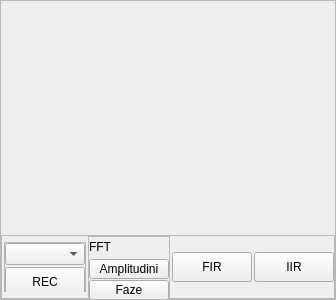
               <widget class="QFrame" name="frame_channel1">
                <property name="minimumSize">
                 <size>
                  <width>0</width>
                  <height>300</height>
                 </size>
                </property>
                <property name="maximumSize">
                 <size>
                  <width>16777215</width>
                  <height>300</height>
                 </size>
                </property>
                <property name="frameShape">
                 <enum>QFrame::StyledPanel</enum>
                </property>
                <property name="frameShadow">
                 <enum>QFrame::Raised</enum>
                </property>
                <layout class="QVBoxLayout" name="verticalLayout_46">
                 <property name="spacing">
                  <number>0</number>
                 </property>
                 <property name="leftMargin">
                  <number>0</number>
                 </property>
                 <property name="topMargin">
                  <number>0</number>
                 </property>
                 <property name="rightMargin">
                  <number>0</number>
                 </property>
                 <property name="bottomMargin">
                  <number>0</number>
                 </property>
                 <item>
                  <widget class="PlotWidget" name="plotWidget_channel_1" native="true"/>
                 </item>
                 <item>
                  <widget class="QFrame" name="frame_processing_buttons1">
                   <property name="minimumSize">
                    <size>
                     <width>0</width>
                     <height>64</height>
                    </size>
                   </property>
                   <property name="maximumSize">
                    <size>
                     <width>16777215</width>
                     <height>64</height>
                    </size>
                   </property>
                   <property name="frameShape">
                    <enum>QFrame::StyledPanel</enum>
                   </property>
                   <property name="frameShadow">
                    <enum>QFrame::Raised</enum>
                   </property>
                   <layout class="QHBoxLayout" name="horizontalLayout_5">
                    <property name="spacing">
                     <number>2</number>
                    </property>
                    <property name="leftMargin">
                     <number>2</number>
                    </property>
                    <property name="topMargin">
                     <number>0</number>
                    </property>
                    <property name="rightMargin">
                     <number>0</number>
                    </property>
                    <property name="bottomMargin">
                     <number>0</number>
                    </property>
                    <item>
                     <widget class="QFrame" name="frame_mem">
                      <property name="minimumSize">
                       <size>
                        <width>0</width>
                        <height>50</height>
                       </size>
                      </property>
                      <property name="maximumSize">
                       <size>
                        <width>16777215</width>
                        <height>50</height>
                       </size>
                      </property>
                      <property name="frameShape">
                       <enum>QFrame::StyledPanel</enum>
                      </property>
                      <property name="frameShadow">
                       <enum>QFrame::Raised</enum>
                      </property>
                      <layout class="QVBoxLayout" name="verticalLayout_55">
                       <property name="spacing">
                        <number>2</number>
                       </property>
                       <property name="leftMargin">
                        <number>0</number>
                       </property>
                       <property name="topMargin">
                        <number>0</number>
                       </property>
                       <property name="rightMargin">
                        <number>0</number>
                       </property>
                       <property name="bottomMargin">
                        <number>0</number>
                       </property>
                       <item>
                        <widget class="QComboBox" name="comboBox_gesture_number"/>
                       </item>
                       <item>
                        <widget class="QPushButton" name="button_mem">
                         <property name="minimumSize">
                          <size>
                           <width>0</width>
                           <height>30</height>
                          </size>
                         </property>
                         <property name="maximumSize">
                          <size>
                           <width>16777215</width>
                           <height>30</height>
                          </size>
                         </property>
                         <property name="text">
                          <string>REC</string>
                         </property>
                        </widget>
                       </item>
                      </layout>
                     </widget>
                    </item>
                    <item>
                     <widget class="QFrame" name="frame_fft1">
                      <property name="minimumSize">
                       <size>
                        <width>0</width>
                        <height>64</height>
                       </size>
                      </property>
                      <property name="maximumSize">
                       <size>
                        <width>16777215</width>
                        <height>64</height>
                       </size>
                      </property>
                      <property name="frameShape">
                       <enum>QFrame::StyledPanel</enum>
                      </property>
                      <property name="frameShadow">
                       <enum>QFrame::Raised</enum>
                      </property>
                      <layout class="QVBoxLayout" name="verticalLayout_8">
                       <property name="spacing">
                        <number>2</number>
                       </property>
                       <property name="leftMargin">
                        <number>0</number>
                       </property>
                       <property name="topMargin">
                        <number>0</number>
                       </property>
                       <property name="rightMargin">
                        <number>0</number>
                       </property>
                       <property name="bottomMargin">
                        <number>0</number>
                       </property>
                       <item>
                        <widget class="QLabel" name="fft1Label">
                         <property name="minimumSize">
                          <size>
                           <width>0</width>
                           <height>20</height>
                          </size>
                         </property>
                         <property name="maximumSize">
                          <size>
                           <width>16777215</width>
                           <height>20</height>
                          </size>
                         </property>
                         <property name="text">
                          <string>FFT</string>
                         </property>
                        </widget>
                       </item>
                       <item>
                        <widget class="QPushButton" name="fftAbsChannel1pushButton">
                         <property name="minimumSize">
                          <size>
                           <width>0</width>
                           <height>20</height>
                          </size>
                         </property>
                         <property name="maximumSize">
                          <size>
                           <width>16777215</width>
                           <height>20</height>
                          </size>
                         </property>
                         <property name="text">
                          <string>Amplitudini</string>
                         </property>
                         <property name="checkable">
                          <bool>true</bool>
                         </property>
                        </widget>
                       </item>
                       <item>
                        <widget class="QPushButton" name="fftPhaseChannel1pushButton">
                         <property name="minimumSize">
                          <size>
                           <width>0</width>
                           <height>20</height>
                          </size>
                         </property>
                         <property name="maximumSize">
                          <size>
                           <width>16777215</width>
                           <height>20</height>
                          </size>
                         </property>
                         <property name="text">
                          <string>Faze</string>
                         </property>
                         <property name="checkable">
                          <bool>true</bool>
                         </property>
                        </widget>
                       </item>
                      </layout>
                     </widget>
                    </item>
                    <item>
                     <widget class="QPushButton" name="pushButton_FIR_1">
                      <property name="minimumSize">
                       <size>
                        <width>0</width>
                        <height>30</height>
                       </size>
                      </property>
                      <property name="maximumSize">
                       <size>
                        <width>16777215</width>
                        <height>30</height>
                       </size>
                      </property>
                      <property name="text">
                       <string>FIR</string>
                      </property>
                      <property name="checkable">
                       <bool>true</bool>
                      </property>
                     </widget>
                    </item>
                    <item>
                     <widget class="QPushButton" name="pushButton_IIR_1">
                      <property name="minimumSize">
                       <size>
                        <width>0</width>
                        <height>30</height>
                       </size>
                      </property>
                      <property name="maximumSize">
                       <size>
                        <width>16777215</width>
                        <height>30</height>
                       </size>
                      </property>
                      <property name="text">
                       <string>IIR</string>
                      </property>
                      <property name="checkable">
                       <bool>true</bool>
                      </property>
                     </widget>
                    </item>
                   </layout>
                  </widget>
                 </item>
                </layout>
               </widget>
